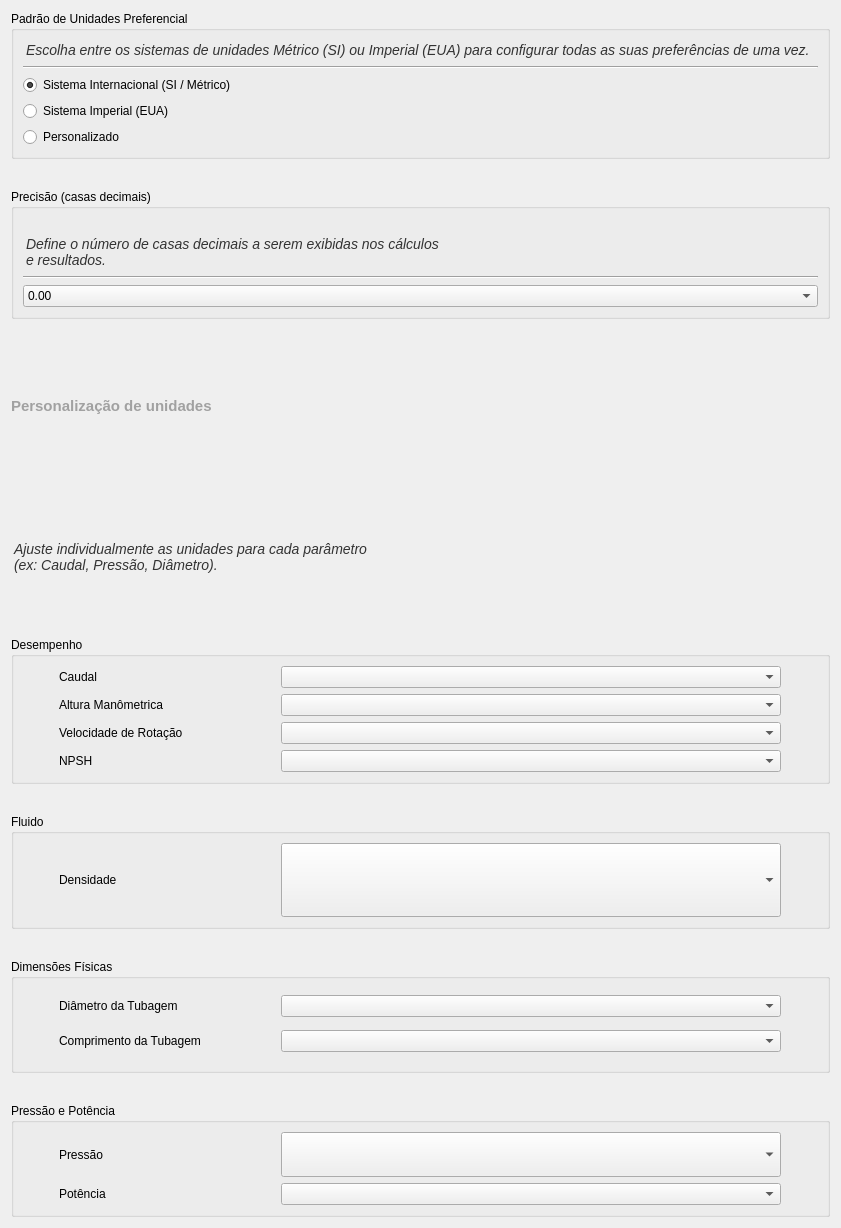
                     <widget class="QWidget" name="scrollAreaWidgetContents_4">
                      <property name="geometry">
                       <rect>
                        <x>0</x>
                        <y>0</y>
                        <width>831</width>
                        <height>1228</height>
                       </rect>
                      </property>
                      <layout class="QVBoxLayout" name="verticalLayout_28">
                       <property name="spacing">
                        <number>30</number>
                       </property>
                       <item>
                        <widget class="QGroupBox" name="groupBox">
                         <property name="title">
                          <string>Padrão de Unidades Preferencial</string>
                         </property>
                         <layout class="QVBoxLayout" name="verticalLayout_17">
                          <item>
                           <widget class="QLabel" name="label_3">
                            <property name="font">
                             <font>
                              <family>Segoe UI</family>
                              <pointsize>-1</pointsize>
                              <italic>true</italic>
                              <bold>false</bold>
                             </font>
                            </property>
                            <property name="styleSheet">
                             <string notr="true">QLabel{
    font-family: &quot;Segoe UI&quot;, &quot;Roboto&quot;, sans-serif;
    font-size: 14px;
      font-weight: 400; 
    color: #333333;
    padding-top: 2px;
    padding-bottom: 2px;
}</string>
                            </property>
                            <property name="text">
                             <string>Escolha entre os sistemas de unidades Métrico (SI) ou Imperial (EUA) para configurar todas as suas preferências de uma vez. </string>
                            </property>
                           </widget>
                          </item>
                          <item>
                           <widget class="Line" name="line_2">
                            <property name="orientation">
                             <enum>Qt::Orientation::Horizontal</enum>
                            </property>
                           </widget>
                          </item>
                          <item>
                           <widget class="QRadioButton" name="radioButton">
                            <property name="text">
                             <string>Sistema Internacional (SI / Métrico)</string>
                            </property>
                            <property name="checked">
                             <bool>true</bool>
                            </property>
                           </widget>
                          </item>
                          <item>
                           <widget class="QRadioButton" name="radioButton_2">
                            <property name="text">
                             <string>Sistema Imperial (EUA)</string>
                            </property>
                           </widget>
                          </item>
                          <item>
                           <widget class="QRadioButton" name="radioButton_3">
                            <property name="text">
                             <string>Personalizado</string>
                            </property>
                           </widget>
                          </item>
                         </layout>
                        </widget>
                       </item>
                       <item>
                        <widget class="QGroupBox" name="groupBox_2">
                         <property name="title">
                          <string>Precisão (casas decimais)</string>
                         </property>
                         <layout class="QVBoxLayout" name="verticalLayout_19">
                          <item>
                           <widget class="QLabel" name="label_7">
                            <property name="maximumSize">
                             <size>
                              <width>450</width>
                              <height>16777215</height>
                             </size>
                            </property>
                            <property name="font">
                             <font>
                              <family>Segoe UI</family>
                              <pointsize>-1</pointsize>
                              <italic>true</italic>
                              <bold>false</bold>
                              <stylestrategy>PreferAntialias</stylestrategy>
                             </font>
                            </property>
                            <property name="styleSheet">
                             <string notr="true">QLabel{
    font-family: &quot;Segoe UI&quot;, &quot;Roboto&quot;, sans-serif;
    font-size: 14px;
      font-weight: 400; 
    color: #333333;
    padding-top: 2px;
    padding-bottom: 2px;
}</string>
                            </property>
                            <property name="text">
                             <string>
Define o número de casas decimais a serem exibidas nos cálculos 
e resultados.</string>
                            </property>
                           </widget>
                          </item>
                          <item>
                           <widget class="Line" name="line_3">
                            <property name="orientation">
                             <enum>Qt::Orientation::Horizontal</enum>
                            </property>
                           </widget>
                          </item>
                          <item>
                           <widget class="QComboBox" name="comboBox_12">
                            <property name="sizePolicy">
                             <sizepolicy hsizetype="Preferred" vsizetype="Preferred">
                              <horstretch>0</horstretch>
                              <verstretch>0</verstretch>
                             </sizepolicy>
                            </property>
                            <item>
                             <property name="text">
                              <string>0.00</string>
                             </property>
                            </item>
                            <item>
                             <property name="text">
                              <string>0.0</string>
                             </property>
                            </item>
                            <item>
                             <property name="text">
                              <string>0.000</string>
                             </property>
                            </item>
                            <item>
                             <property name="text">
                              <string>0.0000</string>
                             </property>
                            </item>
                            <item>
                             <property name="text">
                              <string>0.00000</string>
                             </property>
                            </item>
                            <item>
                             <property name="text">
                              <string>0.000000</string>
                             </property>
                            </item>
                           </widget>
                          </item>
                         </layout>
                        </widget>
                       </item>
                       <item>
                        <widget class="QLabel" name="label_8">
                         <property name="font">
                          <font>
                           <family>Segoe UI</family>
                           <pointsize>-1</pointsize>
                           <fontweight>DemiBold</fontweight>
                          </font>
                         </property>
                         <property name="styleSheet">
                          <string notr="true">QLabel {
    font-family: &quot;Segoe UI&quot;, &quot;Roboto&quot;, sans-serif;
    font-size: 15px;
    font-weight: 600; /* Semi-Bold */
    color: rgb(161, 161, 161);

}
</string>
                         </property>
                         <property name="text">
                          <string>Personalização de unidades</string>
                         </property>
                        </widget>
                       </item>
                       <item>
                        <widget class="QLabel" name="label_4">
                         <property name="font">
                          <font>
                           <family>Segoe UI</family>
                           <pointsize>-1</pointsize>
                           <italic>true</italic>
                           <bold>false</bold>
                          </font>
                         </property>
                         <property name="styleSheet">
                          <string notr="true">QLabel{
    font-family: &quot;Segoe UI&quot;, &quot;Roboto&quot;, sans-serif;
    font-size: 14px;
      font-weight: 400; 
    color: #333333;

    padding-bottom: 2px;
}</string>
                         </property>
                         <property name="text">
                          <string>
Ajuste individualmente as unidades para cada parâmetro 
(ex: Caudal, Pressão, Diâmetro).</string>
                         </property>
                        </widget>
                       </item>
                       <item>
                        <widget class="QGroupBox" name="groupBox_4">
                         <property name="title">
                          <string>Desempenho</string>
                         </property>
                         <layout class="QVBoxLayout" name="verticalLayout_20">
                          <item>
                           <layout class="QHBoxLayout" name="horizontalLayout_16">
                            <item>
                             <widget class="QLabel" name="caudal">
                              <property name="maximumSize">
                               <size>
                                <width>180</width>
                                <height>16777215</height>
                               </size>
                              </property>
                              <property name="text">
                               <string>Caudal</string>
                              </property>
                             </widget>
                            </item>
                            <item>
                             <widget class="QComboBox" name="caudal_box">
                              <property name="sizePolicy">
                               <sizepolicy hsizetype="Preferred" vsizetype="Preferred">
                                <horstretch>0</horstretch>
                                <verstretch>0</verstretch>
                               </sizepolicy>
                              </property>
                              <property name="maximumSize">
                               <size>
                                <width>500</width>
                                <height>16777215</height>
                               </size>
                              </property>
                             </widget>
                            </item>
                           </layout>
                          </item>
                          <item>
                           <layout class="QHBoxLayout" name="horizontalLayout_17">
                            <item>
                             <widget class="QLabel" name="altura_2">
                              <property name="maximumSize">
                               <size>
                                <width>180</width>
                                <height>16777215</height>
                               </size>
                              </property>
                              <property name="text">
                               <string>Altura Manômetrica</string>
                              </property>
                             </widget>
                            </item>
                            <item>
                             <widget class="QComboBox" name="altura_box">
                              <property name="sizePolicy">
                               <sizepolicy hsizetype="Preferred" vsizetype="Preferred">
                                <horstretch>0</horstretch>
                                <verstretch>0</verstretch>
                               </sizepolicy>
                              </property>
                              <property name="maximumSize">
                               <size>
                                <width>500</width>
                                <height>16777215</height>
                               </size>
                              </property>
                             </widget>
                            </item>
                           </layout>
                          </item>
                          <item>
                           <layout class="QHBoxLayout" name="horizontalLayout_18">
                            <item>
                             <widget class="QLabel" name="velocidade">
                              <property name="maximumSize">
                               <size>
                                <width>180</width>
                                <height>16777215</height>
                               </size>
                              </property>
                              <property name="text">
                               <string>Velocidade de Rotação</string>
                              </property>
                             </widget>
                            </item>
                            <item>
                             <widget class="QComboBox" name="velocidade_box">
                              <property name="maximumSize">
                               <size>
                                <width>500</width>
                                <height>16777215</height>
                               </size>
                              </property>
                             </widget>
                            </item>
                           </layout>
                          </item>
                          <item>
                           <layout class="QHBoxLayout" name="horizontalLayout_19">
                            <item>
                             <widget class="QLabel" name="npsh">
                              <property name="maximumSize">
                               <size>
                                <width>180</width>
                                <height>16777215</height>
                               </size>
                              </property>
                              <property name="text">
                               <string>NPSH</string>
                              </property>
                             </widget>
                            </item>
                            <item>
                             <widget class="QComboBox" name="npsh_box">
                              <property name="maximumSize">
                               <size>
                                <width>500</width>
                                <height>16777215</height>
                               </size>
                              </property>
                             </widget>
                            </item>
                           </layout>
                          </item>
                         </layout>
                        </widget>
                       </item>
                       <item>
                        <widget class="QGroupBox" name="groupBox_3">
                         <property name="title">
                          <string>Fluido</string>
                         </property>
                         <layout class="QVBoxLayout" name="verticalLayout_21">
                          <item>
                           <layout class="QHBoxLayout" name="horizontalLayout_20">
                            <item>
                             <widget class="QLabel" name="densidade">
                              <property name="maximumSize">
                               <size>
                                <width>180</width>
                                <height>16777215</height>
                               </size>
                              </property>
                              <property name="text">
                               <string>Densidade</string>
                              </property>
                             </widget>
                            </item>
                            <item>
                             <widget class="QComboBox" name="densidade_box">
                              <property name="sizePolicy">
                               <sizepolicy hsizetype="Preferred" vsizetype="Preferred">
                                <horstretch>0</horstretch>
                                <verstretch>0</verstretch>
                               </sizepolicy>
                              </property>
                              <property name="maximumSize">
                               <size>
                                <width>500</width>
                                <height>16777215</height>
                               </size>
                              </property>
                             </widget>
                            </item>
                           </layout>
                          </item>
                         </layout>
                        </widget>
                       </item>
                       <item>
                        <widget class="QGroupBox" name="groupBox_6">
                         <property name="title">
                          <string>Dimensões Físicas</string>
                         </property>
                         <layout class="QVBoxLayout" name="verticalLayout_22">
                          <item>
                           <layout class="QHBoxLayout" name="horizontalLayout_21">
                            <item>
                             <widget class="QLabel" name="diametro">
                              <property name="maximumSize">
                               <size>
                                <width>180</width>
                                <height>16777215</height>
                               </size>
                              </property>
                              <property name="text">
                               <string>Diâmetro da Tubagem</string>
                              </property>
                             </widget>
                            </item>
                            <item>
                             <widget class="QComboBox" name="diametro_box">
                              <property name="maximumSize">
                               <size>
                                <width>500</width>
                                <height>16777215</height>
                               </size>
                              </property>
                             </widget>
                            </item>
                           </layout>
                          </item>
                          <item>
                           <layout class="QHBoxLayout" name="horizontalLayout_22">
                            <item>
                             <widget class="QLabel" name="comprimento">
                              <property name="sizePolicy">
                               <sizepolicy hsizetype="Preferred" vsizetype="Minimum">
                                <horstretch>0</horstretch>
                                <verstretch>0</verstretch>
                               </sizepolicy>
                              </property>
                              <property name="maximumSize">
                               <size>
                                <width>180</width>
                                <height>16777215</height>
                               </size>
                              </property>
                              <property name="text">
                               <string>Comprimento da Tubagem</string>
                              </property>
                             </widget>
                            </item>
                            <item>
                             <widget class="QComboBox" name="comprimento_box">
                              <property name="maximumSize">
                               <size>
                                <width>500</width>
                                <height>16777215</height>
                               </size>
                              </property>
                             </widget>
                            </item>
                           </layout>
                          </item>
                         </layout>
                        </widget>
                       </item>
                       <item>
                        <widget class="QGroupBox" name="groupBox_5">
                         <property name="title">
                          <string>Pressão e Potência </string>
                         </property>
                         <layout class="QVBoxLayout" name="verticalLayout_23">
                          <item>
                           <layout class="QHBoxLayout" name="horizontalLayout_23">
                            <item>
                             <widget class="QLabel" name="pressao">
                              <property name="maximumSize">
                               <size>
                                <width>180</width>
                                <height>16777215</height>
                               </size>
                              </property>
                              <property name="text">
                               <string>Pressão</string>
                              </property>
                             </widget>
                            </item>
                            <item>
                             <widget class="QComboBox" name="pressao_box">
                              <property name="sizePolicy">
                               <sizepolicy hsizetype="Preferred" vsizetype="Preferred">
                                <horstretch>0</horstretch>
                                <verstretch>0</verstretch>
                               </sizepolicy>
                              </property>
                              <property name="maximumSize">
                               <size>
                                <width>500</width>
                                <height>16777215</height>
                               </size>
                              </property>
                             </widget>
                            </item>
                           </layout>
                          </item>
                          <item>
                           <layout class="QHBoxLayout" name="horizontalLayout_24">
                            <item>
                             <widget class="QLabel" name="potencia_2">
                              <property name="maximumSize">
                               <size>
                                <width>180</width>
                                <height>16777215</height>
                               </size>
                              </property>
                              <property name="text">
                               <string>Potência</string>
                              </property>
                             </widget>
                            </item>
                            <item>
                             <widget class="QComboBox" name="potencia_box">
                              <property name="maximumSize">
                               <size>
                                <width>500</width>
                                <height>16777215</height>
                               </size>
                              </property>
                             </widget>
                            </item>
                           </layout>
                          </item>
                         </layout>
                        </widget>
                       </item>
                      </layout>
                     </widget>
